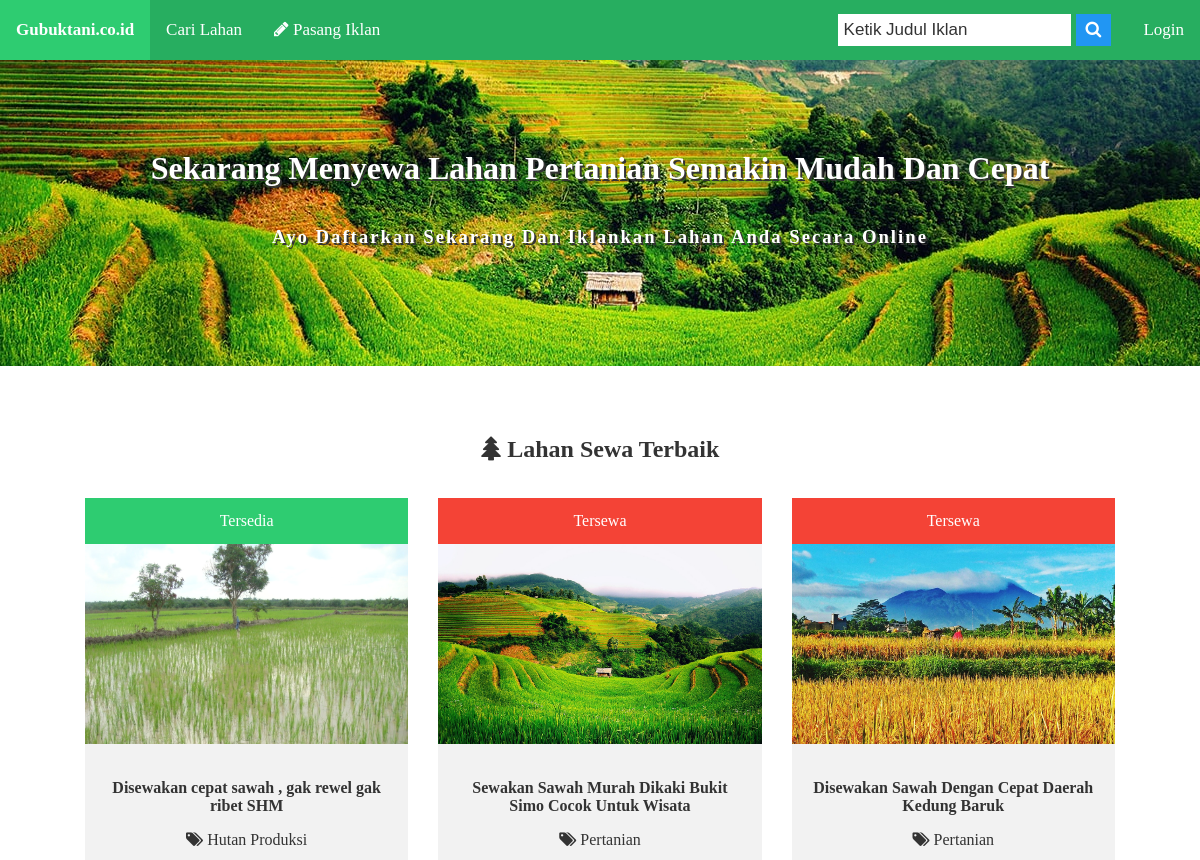
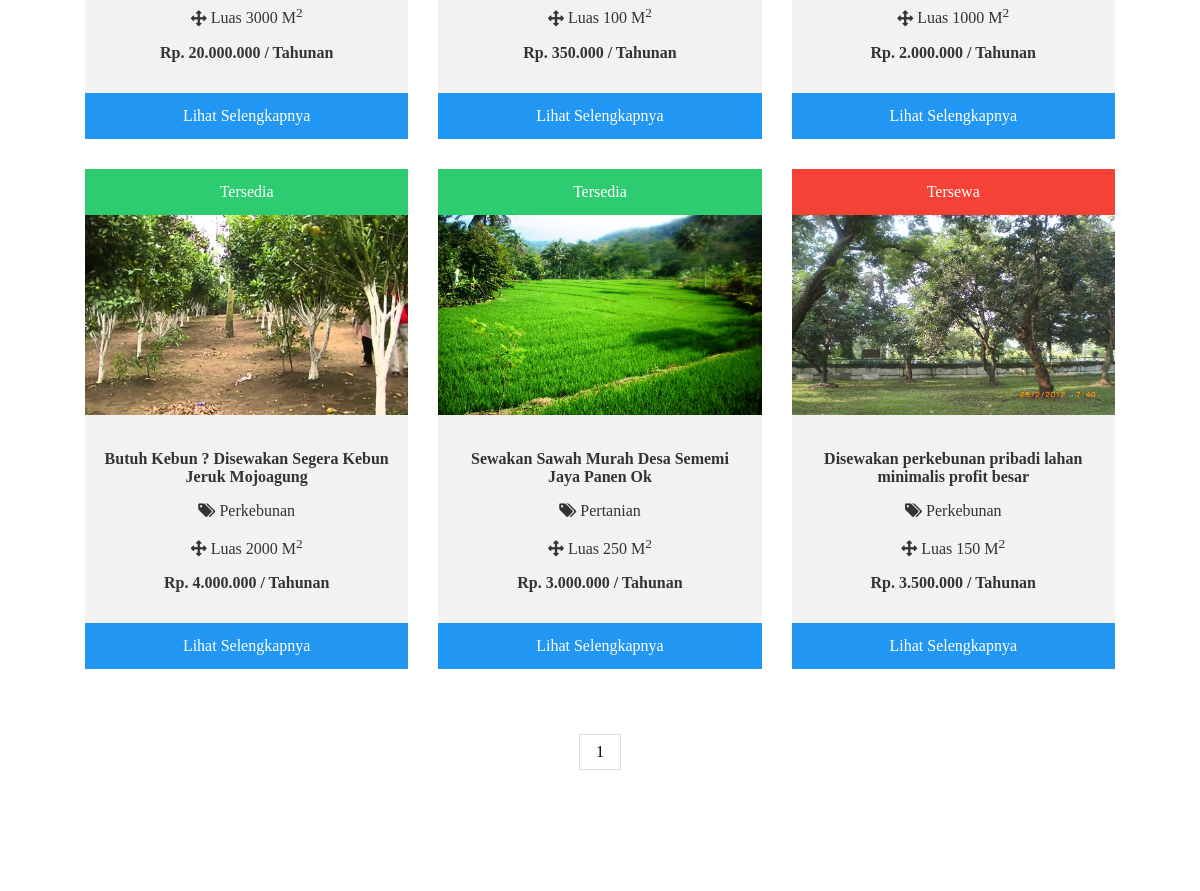
The page /ui/searchField.php (upper part) on the database as committed earlier (2 pictures, top to bottom).
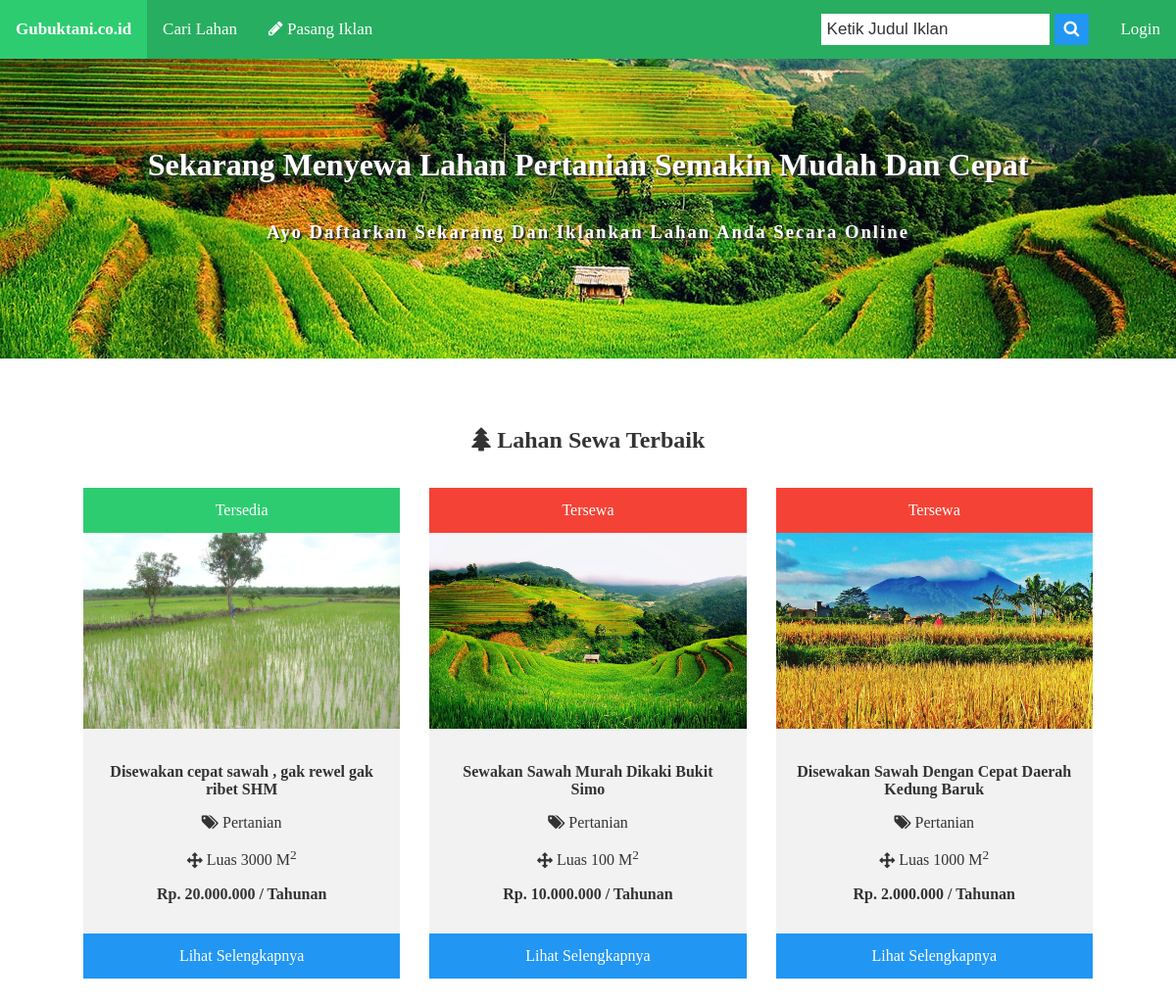
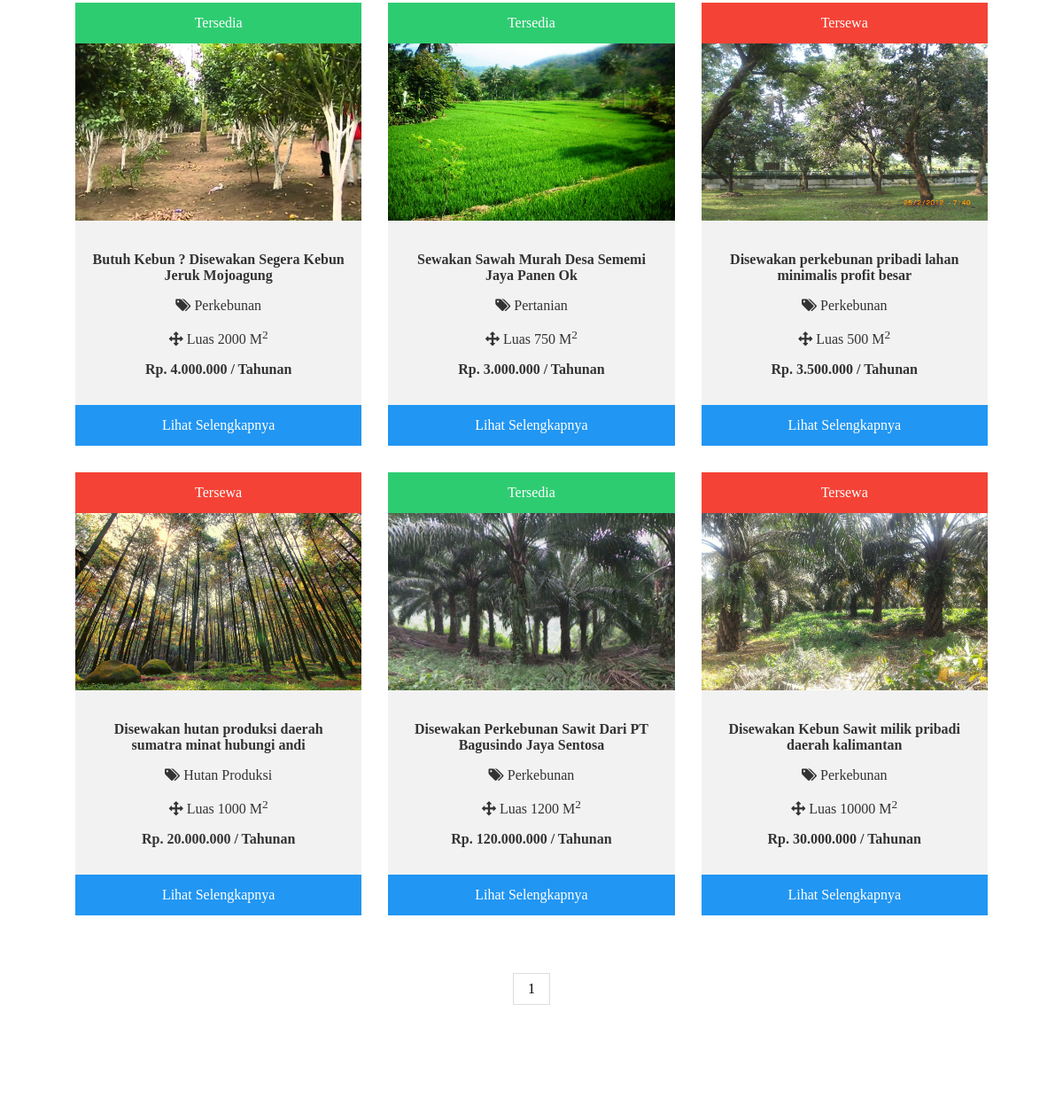
The same page on the database as committed later (2 pictures, top to bottom).
### tables this page shows
CREATE TABLE `tb_lahan` (
  `id_lahan` int(11) NOT NULL,
  `id_user` int(11) NOT NULL,
  `id_kategori` int(11) NOT NULL,
  `judul` varchar(100) NOT NULL,
  `alamat_lahan` varchar(100) NOT NULL,
  `luas` varchar(7) NOT NULL,
  `sertifikasi` varchar(60) NOT NULL,
  `deskripsi` text NOT NULL,
  `harga` int(11) NOT NULL,
  `kurun_sewa` varchar(10) NOT NULL,
  `status` varchar(20) NOT NULL,
  `kondisi` varchar(10) NOT NULL,
  `fasilitas_irigasi` varchar(60) NOT NULL,
  `fasilitas_tanah` varchar(60) NOT NULL,
  `fasilitas_jalan` varchar(60) NOT NULL,
  `fasilitas_pemandangan` varchar(60) NOT NULL,
  `foto_lahan` varchar(255) NOT NULL,
  `fieldCreate_at` varchar(100) DEFAULT NULL,
  `fieldUpdate_at` varchar(100) DEFAULT NULL
);

CREATE TABLE `tb_kategori` (
  `id_kategori` int(11) NOT NULL,
  `kategori` varchar(20) NOT NULL,
  `create_at` varchar(100) DEFAULT NULL,
  `update_at` varchar(100) DEFAULT NULL
);

### ui/searchField.php (the view, shortened to what this page needs)
<?php
    require_once "db.php";
    require_once "User.php";
 ?>
<!DOCTYPE html>
<html>
<head>
	<link rel="stylesheet" type="text/css" href="css/style.css">
  <link rel="stylesheet" type="text/css" href="css/font-awesome.min.css">
</head>
<body>
<?php include "template/header.php"; ?>
<div class="header">
  <h1>Sekarang Menyewa Lahan Pertanian Semakin Mudah Dan Cepat</h1>
  <h3>Ayo Daftarkan Sekarang Dan Iklankan Lahan Anda Secara Online</h3>
</div>
<div class="content contentField">
    <div class="view-data">
    <h2><i class="fa fa-tree"></i>&nbsp;Lahan Sewa Terbaik</h2>
    <?php
        if (isset($_GET['cari'])){
            $cari = $_GET['cari'];
            $sql = "SELECT * FROM tb_lahan INNER JOIN tb_kategori ON tb_lahan.id_kategori=tb_kategori.id_kategori WHERE status = 'Terverifikasi' AND  judul LIKE '%".$cari."%'";
            $query = $db->prepare($sql);
            $query->execute();
            $data = $query->fetchAll();
            if ($query->rowCount() > 0) {
              echo "<p style='text-align: center;'>" . "Hasil Pencarian Dari " . $cari . "</p>";
            }else{
              echo "<p style='text-align: center;'>" . "Maaf Hasil "  . $cari .  " Tidak Ada Dalam Judul" . "</p>";
            }
        }else{
          $limit = 9;
          $sql = "SELECT * FROM tb_lahan INNER JOIN tb_kategori ON tb_lahan.id_kategori=tb_kategori.id_kategori WHERE status = 'Terverifikasi' ORDER BY fieldCreate_at ASC";
          $query = $db->prepare($sql);
          $query->execute();
          $total_result = $query->rowCount();
          $total_pages = ceil($total_result/$limit);
          if(!isset($_GET['page']))
          {
            $page = 1;
          }
          else
          {
            $page = $_GET['page'];
          }
          $starting_limit = ($page-1)*$limit;
          $show = "SELECT * FROM tb_lahan INNER JOIN tb_kategori ON (tb_lahan.id_kategori=tb_kategori.id_kategori) WHERE status = 'Terverifikasi' ORDER BY fieldCreate_at ASC LIMIT $starting_limit , $limit";
          $showquery = $db->prepare($show);
          $showquery->execute();
          $data = $showquery->fetchAll();
        }
        foreach($data as $field):
      ?>
    <div class="responsive">
      <div class="img">
        <a class="btn <?php if($field['kondisi'] == "Tersedia"){echo "statsChange";}else{echo "statsChange2";}?>" style="width: 100%;"><?php echo $field['kondisi'] ?></a>
          <img src="images/<?php echo $field['foto_lahan'] ?>" style="min-width: 100%;min-height:200px;max-height: 200px; ">
        <div class="desc">
          <p><strong><?php echo $field['judul']?></strong></p>
          <p><i class="fa fa-tags"></i>&nbsp;<?php echo $field['kategori']; ?></p>
          <p><i class="fa fa-arrows"></i>&nbsp;Luas <?php echo $field['luas']; ?> M<sup>2</sup></p>
          <p><strong>Rp. <?php echo number_format($field['harga'], 0, ',', '.'); ?> / <?php echo $field['kurun_sewa']; ?></strong></p>
        </div>
        <a href="fieldDetail.php?id_lahan=<?php echo $field['id_lahan'] ?>" class="btn info" style="width: 100%;">Lihat Selengkapnya</a>
      </div>
    </div>
    <?php endforeach; ?>
    <div class="clearfix"></div>
    <center>
    <div class="pagination">
    <?php if (isset($_GET['cari'])) {
      echo "";
      }else{
        for($page=1; $page <= $total_pages ; $page++):?>
        <a href="<?php echo "?page=$page" ?>"><?php echo $page; ?></a>
      <?php endfor;
        }
    ?>
    </div>
    </center>
  </div>
</div>
</body>
</html>

Rows that differ between the two databases and show on the page:
changed tb_lahan "Disewakan cepat sawah , gak rewel gak ribet SHM": id_kategori.kategori "Hutan Produksi" → "Pertanian"
changed tb_lahan: judul "Sewakan Sawah Murah Dikaki Bukit Simo Cocok Untuk Wisata" → "Sewakan Sawah Murah Dikaki Bukit Simo"; harga "350.000" → "10.000.000"
changed tb_lahan "Sewakan Sawah Murah Desa Sememi Jaya Panen Ok": luas "250" → "750"
changed tb_lahan "Disewakan perkebunan pribadi lahan minimalis profit besar": luas "150" → "500"
added tb_lahan: kondisi "Tersewa", foto_lahan (picture), judul "Disewakan hutan produksi daerah sumatra minat hubungi andi", id_kategori.kategori "Hutan Produksi", luas "1000", harga "20.000.000", kurun_sewa "Tahunan"
added tb_lahan: kondisi "Tersedia", foto_lahan (picture), judul "Disewakan Perkebunan Sawit Dari PT Bagusindo Jaya Sentosa", id_kategori.kategori "Perkebunan", luas "1200", harga "120.000.000", kurun_sewa "Tahunan"
added tb_lahan: kondisi "Tersewa", foto_lahan (picture), judul "Disewakan Kebun Sawit milik pribadi daerah kalimantan", id_kategori.kategori "Perkebunan", luas "10000", harga "30.000.000", kurun_sewa "Tahunan"
